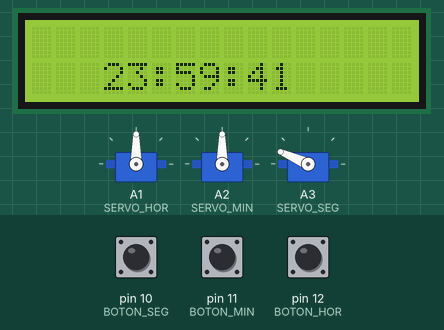
Bench run of a sketch on a simulated Arduino Uno, built with avr-gcc and run on an emulated ATmega328P. Shown: 3 × servo, 16×2 character LCD. Inputs (shaded band) come from the test bench; at power-on: pin 11 (BOTON_MIN) LOW, pin 10 (BOTON_SEG) LOW, pin 12 (BOTON_HOR) LOW.

Above: at 1.2 s.
1.3 s: pin 11 (BOTON_MIN) pulled HIGH for 0.15 s
At 1.71 s:
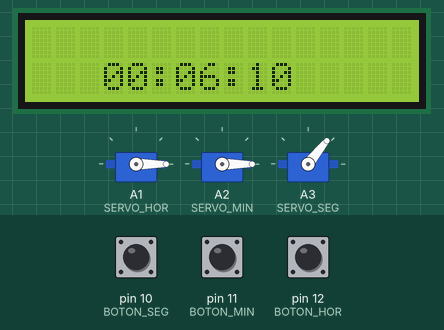
2.0 s: pin 10 (BOTON_SEG) pulled HIGH for 0.15 s
At 2.32 s:
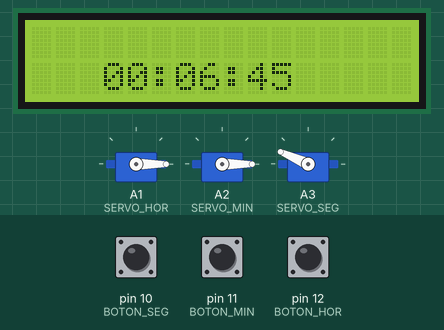
2.7 s: pin 12 (BOTON_HOR) pulled HIGH for 1 s
At 2.92 s:
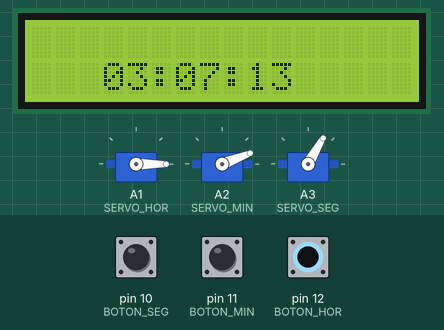
4.3 s: pin 11 (BOTON_MIN) pulled HIGH for 1 s
At 4.72 s:
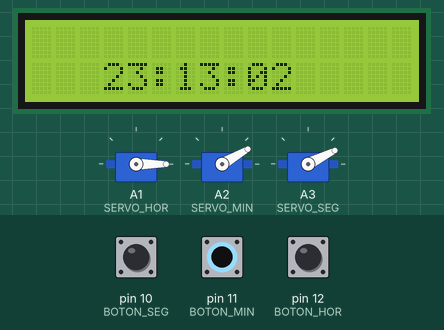
5.9 s: pin 12 (BOTON_HOR) pulled HIGH for 0.15 s
At 6.23 s:
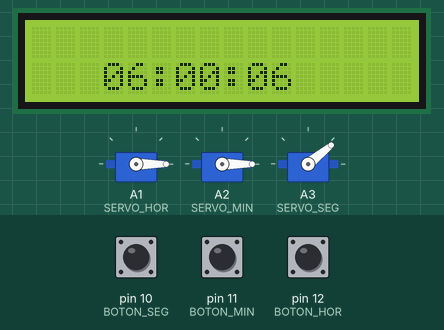
6.6 s: pin 10 (BOTON_SEG) pulled HIGH for 3.2 s
At 6.83 s:
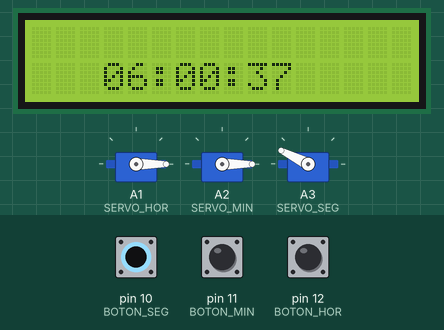
Timing chart, 0 to 15.3 s (numbered marks = the images above; inputs shaded):
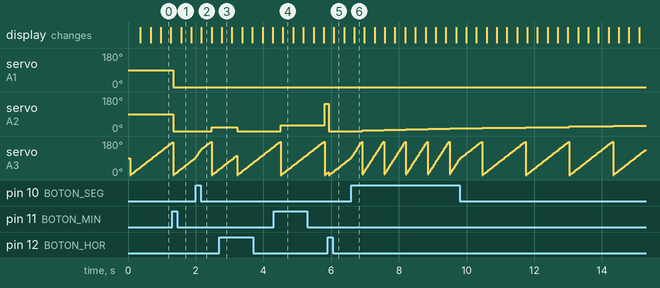

Measured:
- after the input at 2.7 s, servo on A2 (SERVO_MIN): 21° → 0° after 0.52 s
- after the input at 5.9 s, servo on A2 (SERVO_MIN): 144° → 0° at once

The sketch:

Reloj_con_servomotores_y_display_LCD.ino
```cpp
#include <LiquidCrystal.h>
#include <Servo.h>

#define BOTON_HOR 12
#define BOTON_MIN 11
#define BOTON_SEG 10
#define SERVO_HOR A1
#define SERVO_MIN A2
#define SERVO_SEG A3

LiquidCrystal lcd(2, 3, 4, 5, 6, 7);

Servo servo_A1;
Servo servo_A2;
Servo servo_A3;

int hor=23,min=59,seg=0;
int aum_hor=0;
int aum_min=0;
int aum_seg=0;

void relojEnCero()
{
  hor = 0;
  min = 0;
  seg = 0;
  servo_A1.write(0);
  servo_A2.write(0);
  servo_A3.write(0);
}
void mostrarHora(int hor, int min, int seg)
{
  //HORA
  if(hor < 10)
  {
    lcd.print('0');
  }
  lcd.print(hor);
  lcd.print(':');
  //MIN
  if(min < 10)
  {
    lcd.print('0');
  }
  lcd.print(min);
  lcd.print(':');
  //SEG
   if(seg < 10)
  {
    lcd.print('0');
  }
  lcd.print(seg);
}
void aumentarHora()
{
  aum_seg = digitalRead(BOTON_SEG);
  if(aum_seg == HIGH)
  {
    seg++;
  }
  aum_min = digitalRead(BOTON_MIN);
  if(aum_min == HIGH)
  {
    min++;
  }
  aum_hor = digitalRead(BOTON_HOR);
  if(aum_hor == HIGH)
  {
    hor++;
  }
}
void setup()
{
  servo_A1.attach(SERVO_HOR);
  servo_A2.attach(SERVO_MIN);
  servo_A3.attach(SERVO_SEG);
  lcd.begin(16, 2);
}

void loop()
{
  //POS DE CURSOR
  lcd.setCursor(3,1);

  mostrarHora(hor, min, seg);
  //
  servo_A3.write(seg*3);
  seg++;
  delay(20);
  if(seg > 59)
  {
  	seg = 0;
    min++;
    servo_A2.write(min*3);
  }
  if(min > 59)
  {
    min = 0;
  	hor++;
    servo_A1.write(hor*7.5);
  }
  if(hor > 23)
  {
    relojEnCero();
  }

  aumentarHora();


}
```
